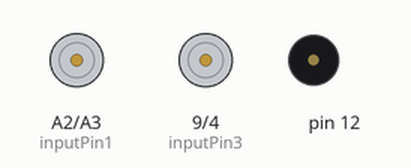
Bench run of a sketch on a simulated Arduino Uno, built with avr-gcc and run on an emulated ATmega328P. On the bench: motor-driver pin pairs drawn as motors (green arrow = first pin HIGH = forward, orange = second pin HIGH = backward, longer = more drive, scaled by the enable pin), buzzer (waves = sounding).

Above: at 0.2 s.
At 0.55 s:
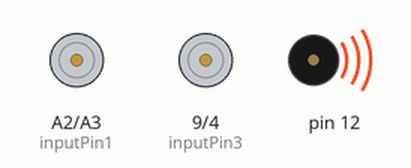
At 0.7 s:
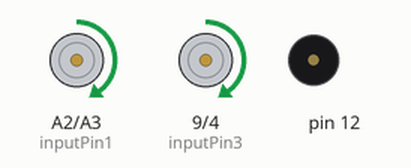
At 1.55 s:
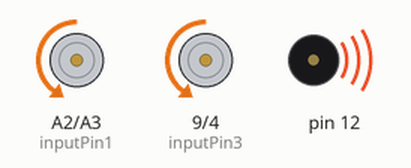
At 2.1 s:
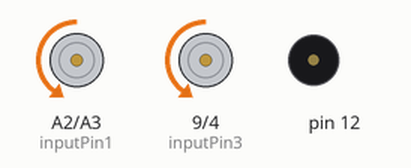
Timing chart, 0 to 3.0 s (numbered marks = the images above):
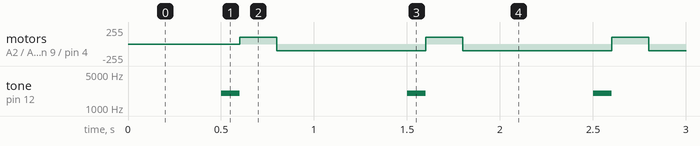

Measured:
- by itself, tone on pin 12: alternates 2000 Hz for 0.10 s and silent for 0.90 s
- by itself, motor on A2 (inputPin1) / A3 (inputPin2), motor on pin 9 (inputPin3) / pin 4 (inputPin4): alternates forward 100/255 for 0.20 s and backward 100/255 for 0.80 s

The sketch:

motor.ino
```cpp
const int inputPin1  = A2;    // Pin 15 of L293D IC
const int inputPin2  = A3;    // Pin 10 of L293D IC
                              //Motor B
const int inputPin3  = 9;    // Pin  7 of L293D IC
const int inputPin4  = 4;    // Pin  2 of L293D IC
int EN1 = 6;                 // Pin 1 of L293D IC
int EN2 = 5;
void setup() {
    pinMode(EN1, OUTPUT);   // where the motor is connected to
   pinMode(EN2, OUTPUT);   // where the motor is connected to
   pinMode(inputPin1, OUTPUT);
   pinMode(inputPin2, OUTPUT);
   pinMode(inputPin3, OUTPUT);
   pinMode(inputPin4, OUTPUT);
   analogWrite(EN1, 100);      //sets the motors speed
   analogWrite(EN2, 100);

}

void loop() {
   delay(500);
   tone(12, 2000);
   delay(100);
   noTone(12);
   digitalWrite(inputPin1, HIGH);
   digitalWrite(inputPin2, LOW);
   digitalWrite(inputPin3, HIGH);
   digitalWrite(inputPin4, LOW);
   delay(200);
   digitalWrite(inputPin1, LOW);
   digitalWrite(inputPin2, HIGH);
   digitalWrite(inputPin3, LOW);
   digitalWrite(inputPin4, HIGH);
   delay(200);

}
```

akash.cpp
```cpp
// #include "Wire.h"
// #include <MPU6050_light.h>
// #include <Encoder.h>
// #include <SoftwareSerial.h>

// // Define SoftwareSerial pins
// SoftwareSerial bluetooth(A1, A0); // RX, TX

// MPU6050 mpu(Wire);
// float overall_pos = 0;
// unsigned long timer = 0;
// float complementaryAlpha = 0.95; // Complementary filter weight
// float angleFilteredX = 0.0;      // Filtered angle for X-axis
// float angleFilteredY = 0.0;      // Filtered angle for Y-axis
// float pdt = 0.0;                 // Time difference for PID

// int lastPulseLeft = 0, lastPulseRight = 0; // Stores the last pulse counts for wheels

// const int inputPin1 = A2; // Motor A pins
// const int inputPin2 = A3;
// const int inputPin3 = 9; // Motor B pins
// const int inputPin4 = 4;
// int EN1 = 6; // Motor A PWM
// int EN2 = 5; // Motor B PWM

// float setpoint_pitch = 0.0;
// float setpoint_pos = 0.0;

// float pitch_error = 0.0;
// float pos_error = 0.0;

// float pitch_gain = 0.0;
// float pos_gain = 0.0;

// long curPosRight = 0;
// long curPosLeft = 0;

// // Define encoder pins
// #define encodPinAR 7
// #define encodPinBR 2
// #define encodPinAL 8
// #define encodPinBL 3

// // Create encoder objects
// Encoder encRight(encodPinAR, encodPinBR);
// Encoder encLeft(encodPinAL, encodPinBL);

// long oldPosRight = 0;
// long oldPosLeft = 0;

// // Constants for distance calculation
// const float wheelDiameter = 0.043; // in meters
// const int pulsesPerRevolution = 3; // pulses per revolution

// class PID
// {
// private:
//     float kp, ki, kd;
//     float prev_err, integral;

// public:
//     PID(float kp, float ki, float kd)
//         : kp(kp), ki(ki), kd(kd), prev_err(0), integral(0) {}

//     float calculate(float err, float pdt)
//     {
//         float proportional = kp * err;
//         integral += ki * err * pdt;
//         float derivative = kd * (err - prev_err) / pdt;
//         float response = proportional + integral - derivative;
//         prev_err = err;

//         return response;
//     }
// };

// PID pitchPID(12.0, 0.0, 0.0);
// PID posPID(20.0, 0.0, 0.0);

// float calculateDistance(float pulses)
// {
//     // Calculate wheel circumference
//     float circumference = PI * wheelDiameter;
//     float distancePerPulse = circumference / pulsesPerRevolution;
//     float distance = distancePerPulse * pulses;
//     return distance;
// }

// float pitchError()
// {
//     // Update MPU angles
//     mpu.update();
//     unsigned long currentMillis = millis();
//     float dt = (currentMillis - timer) / 1000.0; // Time difference in seconds

//     // Get accelerometer angles
//     float accelAngleX = mpu.getAccAngleX();
//     float accelAngleY = mpu.getAccAngleY();

//     // Get gyroscope rates
//     float gyroRateX = mpu.getGyroX();
//     float gyroRateY = mpu.getGyroY();

//     // Complementary filter
//     angleFilteredX = complementaryAlpha * (angleFilteredX + gyroRateX * dt) + (1 - complementaryAlpha) * accelAngleX;
//     angleFilteredY = complementaryAlpha * (angleFilteredY + gyroRateY * dt) + (1 - complementaryAlpha) * accelAngleY;

//     pitch_error = setpoint_pitch - angleFilteredY;
//     return pitch_error;
// }

// float posError()
// {
//     // Read current encoder positions
//     volatile int curPosRight = encRight.read();
//     volatile int curPosLeft = -encLeft.read();

//     long deltaRight = curPosRight - oldPosRight;
//     long deltaLeft = curPosLeft - oldPosLeft;

//     // Calculate distances directly
//     float distanceRight = calculateDistance(deltaRight);
//     float distanceLeft = calculateDistance(deltaLeft);

//     // Update old encoder positions
//     oldPosRight = curPosRight;
//     oldPosLeft = curPosLeft;

//     // Calculate the average distance traveled
//     float averageDistance = (distanceRight + distanceLeft) / 2.0;

//     // Calculate position error
//     pos_error = setpoint_pos - averageDistance;
//     overall_pos += pos_error;
//     bluetooth.println(overall_pos);
//     Serial.println(overall_pos);
//     return overall_pos;
// }

// void setup()
// {
//     Serial.begin(9600);
//     bluetooth.begin(9600); // For HC-05 (default baud rate is 9600)

//     Serial.println("Bluetooth is ready!");

//     // MPU 6050
//     Wire.begin();
//     byte status = mpu.begin();
//     Serial.print(F("MPU6050 status: "));
//     Serial.println(status);
//     while (status != 0)
//     {
//     } // stop everything if could not connect to MPU6050

//     Serial.println(F("Calculating offsets, do not move MPU6050"));
//     delay(1000);
//     mpu.calcOffsets(); // gyro and accelero
//     Serial.println("Done!\n");
//     timer = millis();

//     // MOTOR
//     pinMode(EN1, OUTPUT);
//     pinMode(EN2, OUTPUT);
//     pinMode(inputPin1, OUTPUT);
//     pinMode(inputPin2, OUTPUT);
//     pinMode(inputPin3, OUTPUT);
//     pinMode(inputPin4, OUTPUT);
// }

// void loop()
// {
//     unsigned long sampleTime = 5;
//     unsigned long currentMillis = millis();

//     if (currentMillis - timer >= sampleTime)
//     {
//         // Calculate delta time (pdt) in seconds
//         pdt = (currentMillis - timer) / 1000.0;
//         timer = currentMillis; // Update timer

//         pitch_error = pitchError();
//         pos_error = posError();

//         pitch_gain = pitchPID.calculate(pitch_error, pdt);
//         pos_gain = posPID.calculate(pos_error, pdt);

//         // Combine gains for final velocity
//         int vel = pitch_gain - pos_gain;
//         vel *= 5;

//         // Set motor directions and speeds
//         if (vel < 0)
//         {
//             digitalWrite(inputPin1, LOW);
//             digitalWrite(inputPin2, HIGH);
//             digitalWrite(inputPin3, HIGH);
//             digitalWrite(inputPin4, LOW);
//         }
//         else
//         {
//             digitalWrite(inputPin1, HIGH);
//             digitalWrite(inputPin2, LOW);
//             digitalWrite(inputPin3, LOW);
//             digitalWrite(inputPin4, HIGH);
//         }

//         vel = constrain(abs(vel), 0, 255);

//         analogWrite(EN1, vel);
//         analogWrite(EN2, vel);

//         // Send data over Bluetooth
//         // bluetooth.println("Pitch gain:");
//         // bluetooth.println(pitch_gain);
//         // bluetooth.println("Pos gain:");
//         // bluetooth.println(pos_gain);
//         // bluetooth.println("Vel:");
//         bluetooth.println(vel);

//         Serial.flush();
//         bluetooth.flush();
//     }
// }
```

shubham.cpp
```cpp
// #include <Arduino.h>

// #include "I2Cdev.h"
// #include "Wire.h"
// #include "MPU6050_6Axis_MotionApps20.h"
// #include <Encoder.h>
// #include <L298NX2.h>
// #include <PID_v1.h>
// #include <SoftwareSerial.h>

// // //bluetooth
// const int RX = A1;
// const int TX = A0;

// // Motor A
// const int ENA = 6;        // Pin 1 of L293D IC
// const int inputPin1 = A2; // Pin 15 of L293D IC
// const int inputPin2 = A3; // Pin 10 of L293D IC

// // Motor B
// const int ENB = 5;
// const int inputPin3 = 9; // Pin  7 of L293D IC
// const int inputPin4 = 4; // Pin  2 of L293D IC

// // Encoders
// const int encA1 = 2;
// const int encB1 = 7;
// const int encA2 = 3;
// const int encB2 = 8;

// // MPU6050
// const int INTERRUPT_PIN = 2;
// bool blinkState;

// /*---MPU6050 Control/Status Variables---*/
// bool DMPReady = false;  // Set true if DMP init was successful
// uint8_t MPUIntStatus;   // Holds actual interrupt status byte from MPU
// uint8_t devStatus;      // Return status after each device operation (0 = success, !0 = error)
// uint16_t packetSize;    // Expected DMP packet size (default is 42 bytes)
// uint8_t FIFOBuffer[64]; // FIFO storage buffer

// /*---Orientation/Motion Variables---*/
// Quaternion q;        // [w, x, y, z]         Quaternion container
// VectorInt16 aa;      // [x, y, z]            Accel sensor measurements
// VectorInt16 gy;      // [x, y, z]            Gyro sensor measurements
// VectorInt16 aaReal;  // [x, y, z]            Gravity-free accel sensor measurements
// VectorInt16 aaWorld; // [x, y, z]            World-frame accel sensor measurements
// VectorFloat gravity; // [x, y, z]            Gravity vector
// float euler[3];      // [psi, theta, phi]    Euler angle container
// float ypr[3];        // [yaw, pitch, roll]   Yaw/Pitch/Roll container and gravity vector

// /*-Packet structure for InvenSense teapot demo-*/
// uint8_t teapotPacket[14] = {'$', 0x02, 0, 0, 0, 0, 0, 0, 0, 0, 0x00, 0x00, '\r', '\n'};

// /*------Interrupt detection routine------*/
// volatile bool MPUInterrupt = false; // Indicates whether MPU6050 interrupt pin has gone high
// void DMPDataReady()
// {
//     MPUInterrupt = true;
// }

// float N = 100;
// uint32_t T = 20;
// double Setpoint_Pitch, Input_Pitch, Output_Pitch;
// double Setpoint_Pos, Input_Pos, Output_Pos;

// unsigned long timer = 0;
// const unsigned long sampleTime = 10; // Sample time in milliseconds

// // SoftwareSerial bluetooth(RX, TX); // RX, TX

// MPU6050 mpu;

// L298NX2 motors(ENA, inputPin1, inputPin2, ENB, inputPin4, inputPin3);

// PID pitchPID(&Input_Pitch, &Output_Pitch, &Setpoint_Pitch, 20, 70, 0.5, DIRECT);
// PID posPID(&Input_Pos, &Output_Pos, &Setpoint_Pos, 0, 0, 0, DIRECT);

// Encoder enc1(encA1, encB1);
// Encoder enc2(encA2, encB2);

// void setup()
// {
//     Serial.begin(115200);
//     // bluetooth.begin(115200); // For HC-05 (default baud rate is 9600)

//     Serial.println("//bluetooth is ready!");

//     // MPU 6050
//     Wire.begin();
//     Wire.setClock(400000);

//     mpu.initialize();
//     pinMode(INTERRUPT_PIN, INPUT);
//     devStatus = mpu.dmpInitialize();

//     // bluetooth.println("DMP init");

//     mpu.setXAccelOffset(-4714);
//     mpu.setYAccelOffset(1237);
//     mpu.setZAccelOffset(1238);
//     mpu.setXGyroOffset(63);
//     mpu.setYGyroOffset(12);
//     mpu.setZGyroOffset(-35);

//     // byte status = mpu.begin();
//     // Serial.print(F("MPU6050 status: "));
//     // Serial.println(status);
//     // while (status != 0)
//     // {
//     // } // stop everything if could not connect to MPU6050

//     // Serial.println(F("Calculating offsets, do not move MPU6050"));
//     // delay(1000);
//     // mpu.upsideDownMounting = true; // uncomment this line if the MPU6050 is mounted upside-down
//     // mpu.calcOffsets(); // gyro and accelero
//     // mpu.setAccOffsets(-4714, 1237, 1238);
//     // mpu.setGyroOffsets(63, 12, -35);

//     if (devStatus == 0)
//     {
//         // Calibration Time: generate offsets and calibrate our MPU6050
//         // mpu.CalibrateAccel(6);
//         // mpu.CalibrateGyro(6);
//         // turn on the DMP, now that it's ready
//         mpu.setDMPEnabled(true);
//         MPUIntStatus = mpu.getIntStatus();
//         DMPReady = true;
//         // get expected DMP packet size for later comparison
//         packetSize = mpu.dmpGetFIFOPacketSize();
//     }
//     else
//     {
//         // ERROR!
//     }
//     Serial.println("Done!\n");
//     timer = millis();

//     Setpoint_Pitch = -2.2;
//     Setpoint_Pos = 0;

//     // Input_Pitch = mpu.getAngleY();
//     // Input_Pos = (enc2.read() + enc1.read()) / 2;

//     pitchPID.SetOutputLimits(-255, 255);
//     posPID.SetOutputLimits(-255, 255);

//     pitchPID.SetSampleTime(10);
//     posPID.SetSampleTime(10);

//     pitchPID.SetMode(AUTOMATIC);
//     posPID.SetMode(AUTOMATIC);

//     motors.setSpeed(100);
//     motors.reset();
//     motors.stop();

//     enc2.write(0);
//     enc1.write(0);
// }

// void loop()
// {
//     /*
//     // Check for data from //bluetooth (furthur remote use)
//     if (//bluetooth.available()) {
//       char btData = //bluetooth.read();

//       // Filter out newline and carriage return characters
//       if (btData != '\n' && btData != '\r') {
//         Serial.print("Received from //bluetooth: ");
//         Serial.println(btData);
//       }
//     }
//     */
//     if (!DMPReady)
//         return;

//     // bluetooth.println("Ready DMP");
//     //  read a packet from FIFO. Get the Latest packet
//     if (mpu.dmpGetCurrentFIFOPacket(FIFOBuffer))
//     {
//         mpu.dmpGetQuaternion(&q, FIFOBuffer);
//         mpu.dmpGetGravity(&gravity, &q);
//         mpu.dmpGetYawPitchRoll(ypr, &q, &gravity);
//         mpu.dmpGetGyro(&gy, FIFOBuffer);

//         // yawGyroRate = gy.z;                   // rotation rate in degrees per second
//         Input_Pitch = ypr[1] * 180 / M_PI; // angle in degree
//         Input_Pos = (enc1.read() + enc2.read()) / 2;

//         pitchPID.Compute();
//         posPID.Compute();

//         float vel = Output_Pitch - Output_Pos;

//         if (vel < 0)
//         {
//             motors.backward();
//         }
//         else
//         {
//             motors.forward();
//         }

//         motors.setSpeed(constrain(abs(vel), 0, 255));
//     }
// }
```
